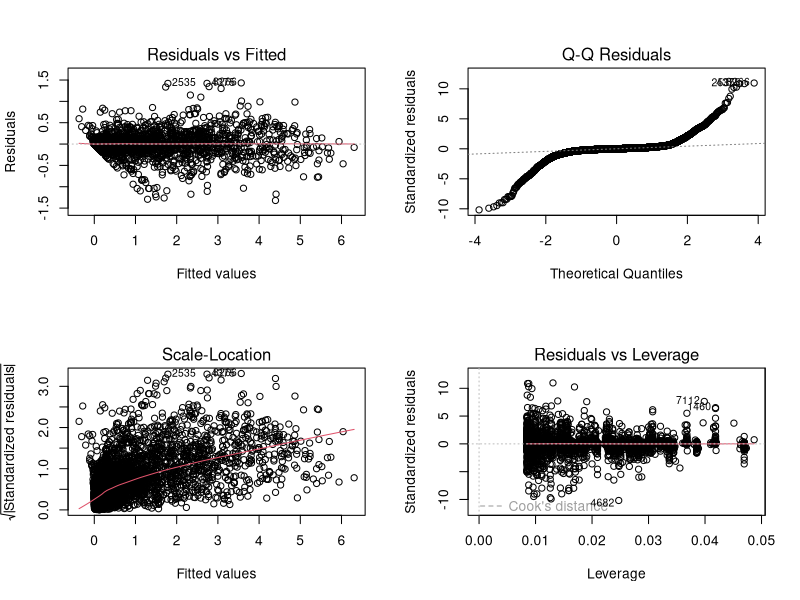

Write the R code that produced this figure.
#### Introduction ####
rm(list=ls())

library(tidyverse)
library(ggplot2)
library(car)
library(stringr)
library(xtable)

#### Loading the data ####
D <- read.csv("merged_data.csv", header=TRUE)

#### Changing the datatable #####
str(D)
D <- mutate(D,
                across(c(dir, cond, fog, rain, ID),factor),
            date=as.Date(date)
)

D$tempdiff <- 21-D$temp

# Removing outliers
D1 <- D[!(row.names(D) %in% c(3357, 3282, 3440, 8946)),]
# Creating a linear fit
slm1 <- lm(consumption ~ ID*tempdiff, data=D1)
par(mfrow=c(2,2))
plot(slm1)
